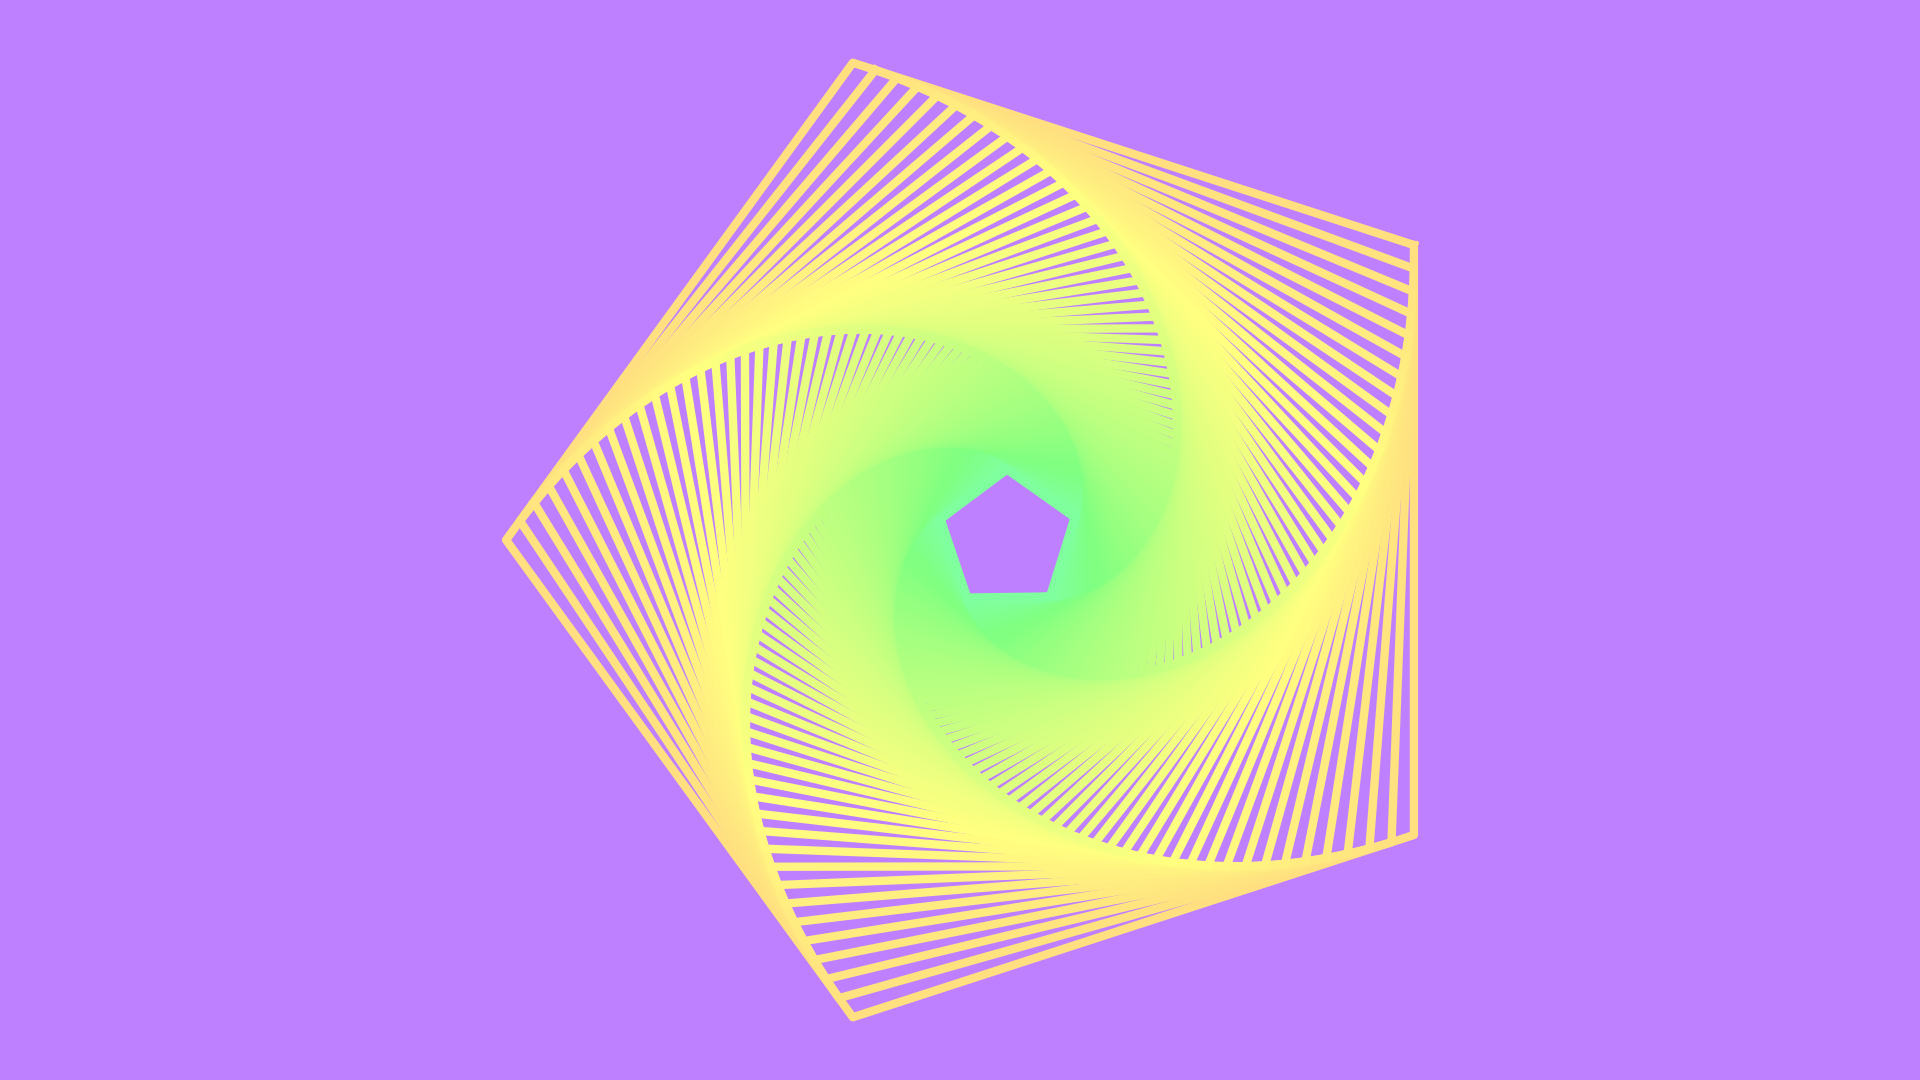

The Python source for this figure:
from pathlib import Path

import matplotlib.pyplot as plt
import numpy as np


def hsv2rgb(h: float, s: float, v: float) -> str:
    rgb: np.ndarray = np.round(255 * ((np.clip(np.abs(np.modf(h + np.array([0, 2, 1]) / 3)[0] * 6 - 3) - 1, 0, 1) - 1) * s + 1) * v).astype(int)
    return "#" + "".join(f"{i:02x}" for i in rgb)


def main() -> None:
    # config
    fp: Path = Path(__file__).resolve().with_suffix(".png")
    plt.rcParams["figure.dpi"] = 100
    plt.rcParams["figure.figsize"] = [19.2, 10.8]
    bgc: str = hsv2rgb(0.75, 0.5, 1)
    # generate figure
    fig: plt.Figure
    ax: plt.Axes
    fig, ax = plt.subplots()
    # plot
    n: int = 72
    r = 0.04
    t: np.ndarray = np.linspace(0, 2*np.pi, 5, endpoint=False)
    t += np.pi/5
    c: list[float] = np.cos(t).tolist()
    s: list[float] = np.sin(t).tolist()
    for i in range(n+1):
        ax.plot(c+[c[0]], s+[s[0]], linewidth=6, color=hsv2rgb(0.25 + 0.25*(i-n/2)/n, 0.5, 1))
        c = [r*c[j]+(1-r)*c[(1+j)%len(c)] for j in range(len(c))]
        s = [r*s[j]+(1-r)*s[(1+j)%len(s)] for j in range(len(s))]
    # arrange
    #ax.set_xlim(0, 1)
    #ax.set_ylim(0, 1)
    ax.axis("off")
    ax.set_aspect("equal")
    ax.set_facecolor(bgc)
    fig.set_facecolor(bgc)
    fig.tight_layout()
    # output
    fig.savefig(fp)
    plt.cla()
    plt.clf()
    plt.close(fig)
    return None


if __name__ == "__main__":
    main()
